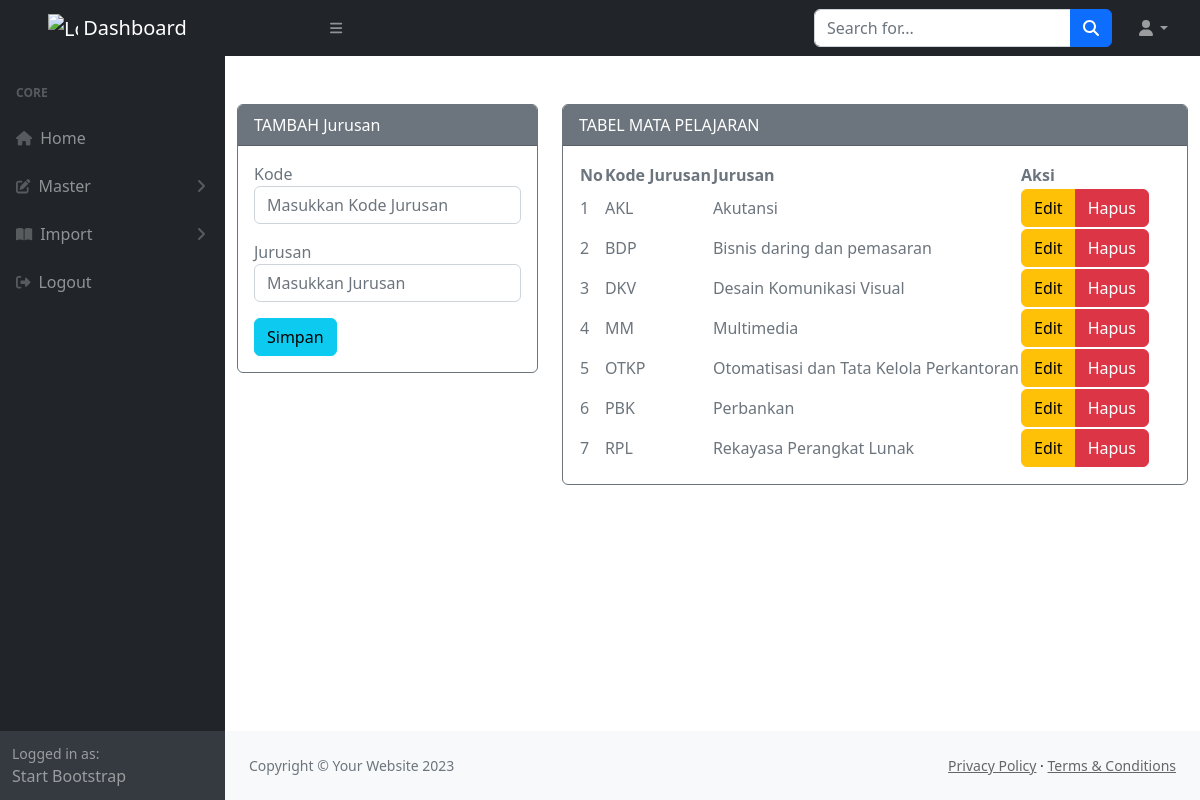
The page /admin/media.php?module=jurusan (signed in) on the database its author committed.
### tables this page shows
CREATE TABLE `jurusan` (
  `kd_jurusan` varchar(10) NOT NULL,
  `nama_jurusan` varchar(100) NOT NULL
);

### admin/modul/mod_jurusan/jurusan_v.php (the view, shortened to what this page needs)
<?php
include "../koneksi/koneksi.php";
if (empty($_SESSION['username']) and empty($_SESSION['passuser']) and $_SESSION['login'] == 0) {
    echo "<script>alert('Kembalilah Kejalan yg benar!!!'); window.location = '../../index.php';</script>";
} else {
?>
    <?php
    $update = (isset($_GET['action']) and $_GET['action'] == 'update') ? true : false;
    ?>
    <div class="container mt-5">
        <div class="content-wrapper">
            <div class="row">
                <div class="col-md-4 col-sm-4 col-xs-12">
                    <div class="card border-secondary mb-3">
                        <div class="card-header text-bg-<?= ($update) ? "success" : "secondary" ?>">
                            <?= ($update) ? "EDIT" : "TAMBAH" ?> Jurusan
                        </div>
                        <div class="card-body text-secondary">
                            <form action="<?= $_SERVER['REQUEST_URI'] ?>" method="POST" role="form">
                                <div class="form-group mb-3">
                                    <label>Kode </label>
                                    <input class="form-control" placeholder="Masukkan Kode Jurusan" name="kd" type="text" <?= (!$update) ?: 'value="' . $row["kd_jurusan"] . '"' ?> />
                                </div>
                                <div class="form-group mb-3">
                                    <label>Jurusan </label>
                                    <input class="form-control" placeholder="Masukkan Jurusan" name="nama" type="text" <?= (!$update) ?: 'value="' . $row["nama_jurusan"] . '"' ?> />
                                </div>
                                <button type="submit" class="btn btn-<?= ($update) ? "warning" : "info" ?> btn-block">Simpan</button>
                            </form>
                        </div>
                    </div>
                </div>
                <div class="col-md-8 col-sm-8 col-xs-12">
                    <div class="card border-secondary mb-3">
                        <div class="card-header text-bg-secondary">
                            TABEL MATA PELAJARAN
                        </div>
                        <div class="card-body text-secondary">
                            <table id="datatablesSimple">
                                <thead>
                                    <tr>
                                        <th>No</th>
                                        <th>Kode Jurusan</th>
                                        <th>Jurusan</th>
                                        <th>Aksi</th>
                                    </tr>
                                </thead>
                                <tbody>
                                    <?php $no = 1; ?>
                                    <?php if ($query = $connect->query("SELECT * FROM jurusan")) : ?>
                                        <?php while ($row = $query->fetch_assoc()) : ?>
                                            <tr>
                                                <td><?= $no++ ?></td>
                                                <td><?= $row['kd_jurusan'] ?></td>
                                                <td><?= $row['nama_jurusan'] ?></td>
                                                <td class="hidden-print">
                                                    <div class="btn-group">
                                                        <a href="?module=jurusan&action=update&key=<?= $row['kd_jurusan'] ?>" class="btn btn-warning btn-xs">Edit</a>
                                                        <a href="?module=jurusan&action=delete&key=<?= $row['kd_jurusan'] ?>" class="btn btn-danger btn-xs">Hapus</a>
                                                    </div>
                                                </td>
                                            </tr>
                                        <?php endwhile ?>
                                    <?php endif ?>
                                </tbody>
                            </table>
                        </div>
                    </div>
                </div>
            </div>
        </div>
    </div>
<?php } ?>

### admin/modul/mod_jurusan/jurusan_v.php (style rules this page uses)
a { color: #666; }

### rows shown on the page
jurusan: kd_jurusan "AKL", nama_jurusan "Akutansi"
jurusan: kd_jurusan "BDP", nama_jurusan "Bisnis daring dan pemasaran"
jurusan: kd_jurusan "DKV", nama_jurusan "Desain Komunikasi Visual"
jurusan: kd_jurusan "MM", nama_jurusan "Multimedia"
jurusan: kd_jurusan "OTKP", nama_jurusan "Otomatisasi dan Tata Kelola Perkantoran"
jurusan: kd_jurusan "PBK", nama_jurusan "Perbankan"
jurusan: kd_jurusan "RPL", nama_jurusan "Rekayasa Perangkat Lunak"
